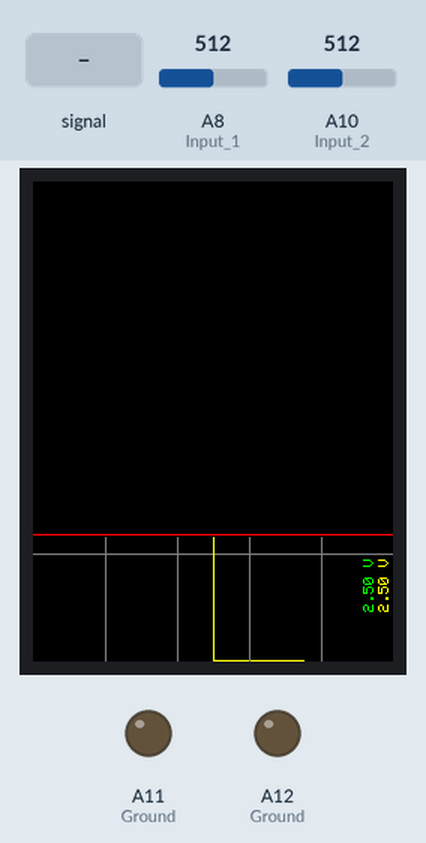
A sketch run on a simulated Arduino Mega 2560, built with avr-gcc and run on an emulated ATmega2560. Shown: 240×320 colour display, output pins drawn as LEDs (lit = HIGH). The inputs (shaded band) are chosen by the test bench; at power-on: A8 (Input_1) = 512, A10 (Input_2) = 512.

Above: at 1.4 s.
1.5 s: A8 (Input_1) fed a 200 Hz sine of ±81 counts around its level
At 1.87 s:
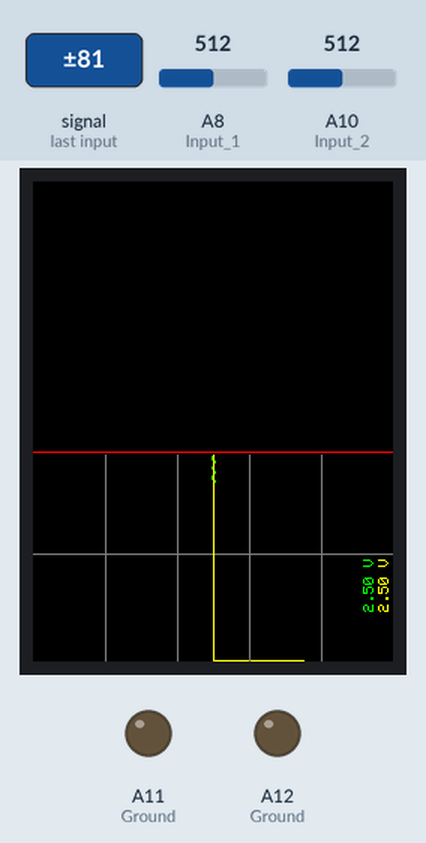
3.2 s: A8 (Input_1) set to 716
At 3.38 s:
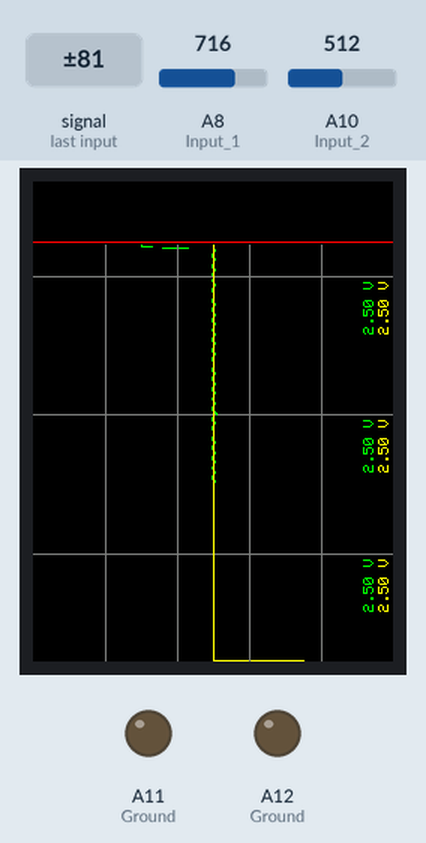
4.7 s: A10 (Input_2) set to 716
At 4.88 s:
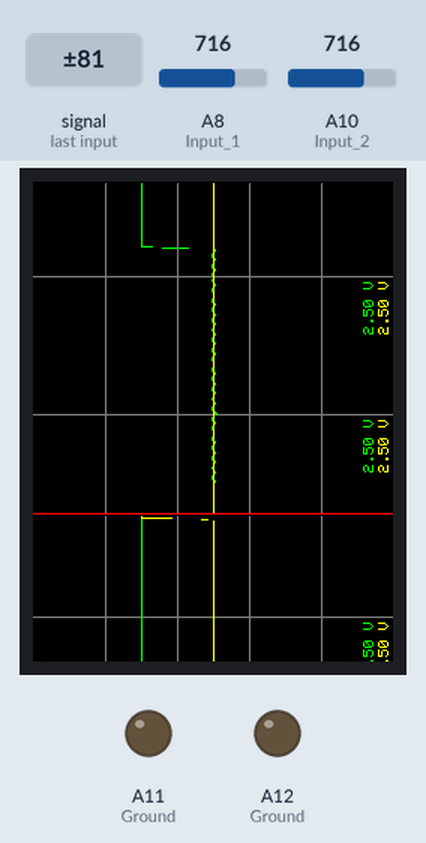
6.2 s: A8 (Input_1) set to 900
At 6.38 s:
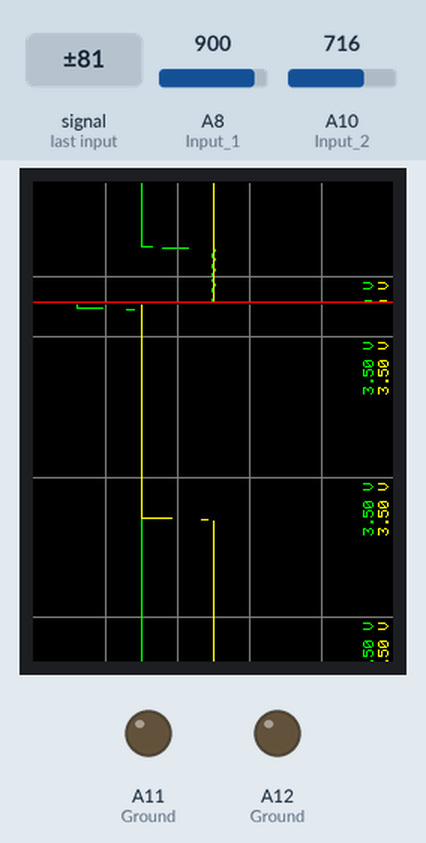
7.7 s: A10 (Input_2) set to 900
At 7.88 s:
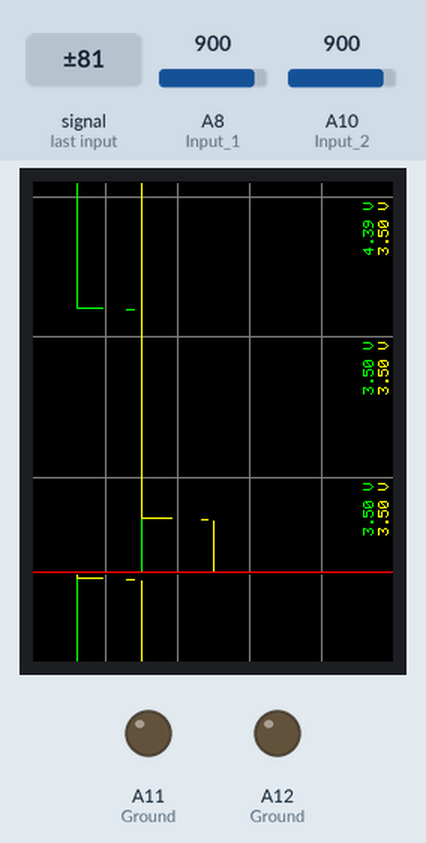
9.2 s: A8 (Input_1) set to 1023
At 9.38 s:
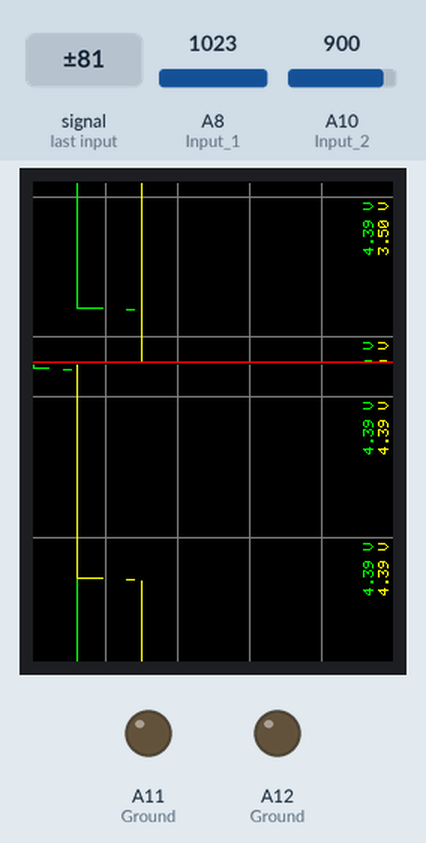
Timing chart, 0 to 11.7 s (numbered marks = the images above; inputs shaded):
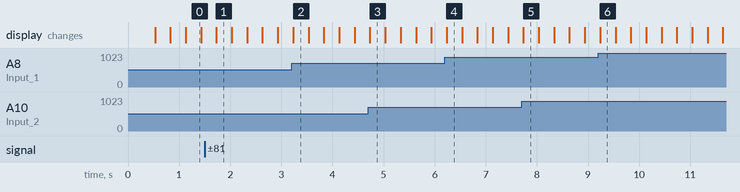

The sketch:

oscilloscope.ino
```cpp
#include "SPI.h"
#include "Adafruit_GFX.h"
#include "Adafruit_ILI9341.h"

#define TFT_DC 9
#define TFT_CS 10
Adafruit_ILI9341 tft = Adafruit_ILI9341(TFT_CS, TFT_DC);

const int microseconds_per_sample=9500;
int h=0, w=0;

void setup() {
  Serial.begin(9600);
  tft.begin();
  tft.fillScreen(ILI9341_BLACK);
  h = tft.width();
  w = tft.height();

  pinMode(A8,INPUT);  // Input 1
  pinMode(A9,INPUT);
  pinMode(A10,INPUT); // Input 2

  pinMode(A11,OUTPUT);  // Ground
  pinMode(A12,OUTPUT);  // Ground
  digitalWrite(A11,0);
  digitalWrite(A12,0);
}

int x=1; int t0=0; int t1=0; int count=0; unsigned long nextT = 0;

unsigned long sum = 0;  double pin =0;  double val =0;  int lastval=0;
unsigned long sum1 = 0; double pin1 =0; double val1 =0; int lastval1=0;

void loop(void) {

    // DRAW SECOND MARK AND VOLTAGE
    t1 = micros()/1000000;
    if (t1>t0)
    {
      t0=t1;
      tft.drawFastHLine(0,w-(x-1), w, ILI9341_DARKGREY);
      tft.setRotation(3);
      //Serial.println(t1);
      tft.setTextSize(1);
      tft.setTextColor(ILI9341_GREEN);

      tft.setCursor((x-40),h-20);
      tft.print((pin/1024)*5); // print voltage.
      tft.print(" V");

      tft.setTextColor(ILI9341_YELLOW);

      tft.setCursor((x-40),h-10);
      tft.print((pin1/1024)*5); // print voltage.
      tft.print(" V");
      tft.setRotation(0);
    }

    // GATHER DATA
    if (micros()<= nextT)
    {
      sum = sum   + analogRead(A8);
      sum1 = sum1 + analogRead(A10);

      count = count +1;

    } else {
    // DRAW DATA POINTS
      pin   = sum/(count);  val   = (pin/1024)*h;
      pin1  = sum1/(count); val1  = (pin1/1024)*h;

      //Serial.println(val);

      // Draw DATA
      tft.drawLine(h-lastval  ,w-x,(h-val)  ,w-x+1, ILI9341_GREEN);
      tft.drawLine(h-lastval1 ,w-x,(h-val1) ,w-x+1, ILI9341_YELLOW);

      // DRAW NON DATA ELEMENTS
      tft.drawFastHLine(0, w-x, w, ILI9341_BLACK);
      tft.drawFastHLine(0, w-x-1, w, ILI9341_RED);

      tft.drawPixel((h/5)*1,w-x+1, ILI9341_DARKGREY);
      tft.drawPixel((h/5)*2,w-x+1, ILI9341_DARKGREY);
      tft.drawPixel((h/5)*3,w-x+1, ILI9341_DARKGREY);
      tft.drawPixel((h/5)*4,w-x+1, ILI9341_DARKGREY);
      tft.drawPixel((h/5)*5,w-x+1, ILI9341_DARKGREY);

      // get ready for the next time around
      x=x+1;
      if (x > w) { x = 1; } // handle wrapping

      // setup data for next sample
      count = 0;
      lastval   = val;  sum   = 0;
      lastval1  = val1; sum1  = 0;

      nextT = micros()+microseconds_per_sample;
    }

}
```
